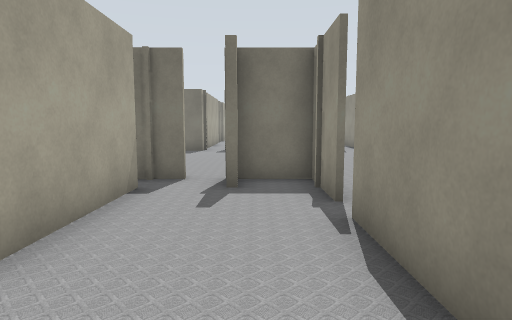
view 1 (above)

21 first-person views from a walk through a robot-simulator world made for Gazebo. The camera is 1.2 m above the floor, tilts 6° down and sees 75° across. The lines on the ground mark 1 m squares. The floor is counted in squares, 1 m on a side. Each view is taken from the middle of a square. On the plan, view 1 faces up. The plan holds only what a view shows up to about 13 squares ahead; the rest is blank. The place goes on beyond the plan.

view 2
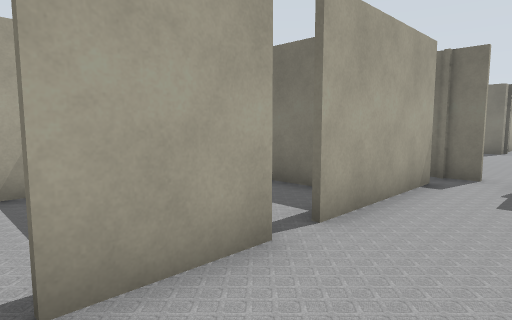

view 3
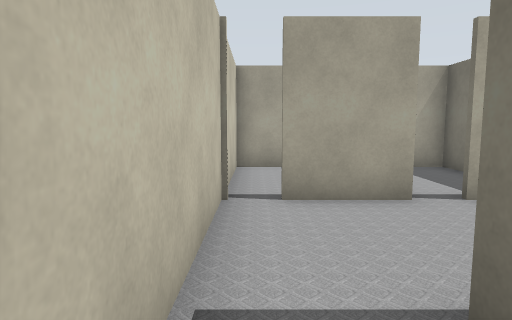

view 4
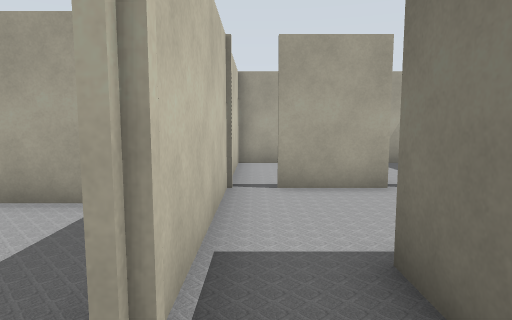

view 5
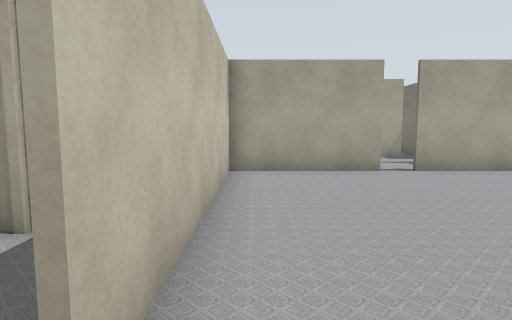

view 6
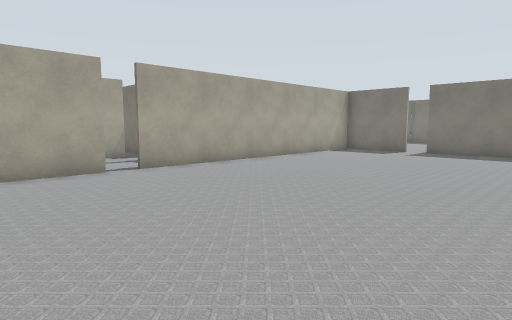

view 7
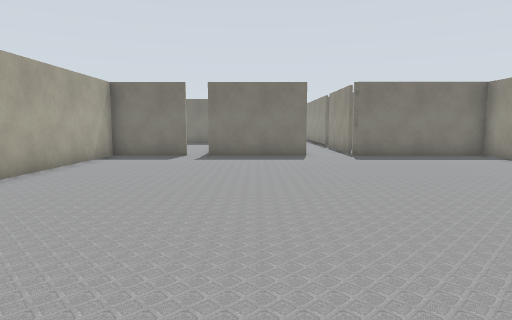

view 8
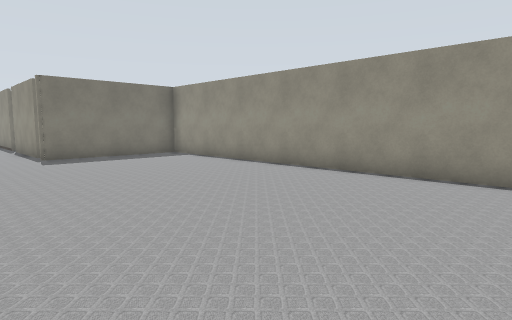

view 9
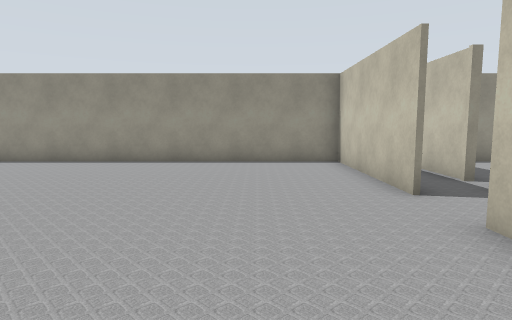

view 10
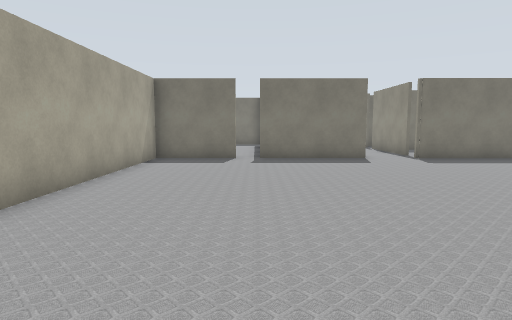

view 11
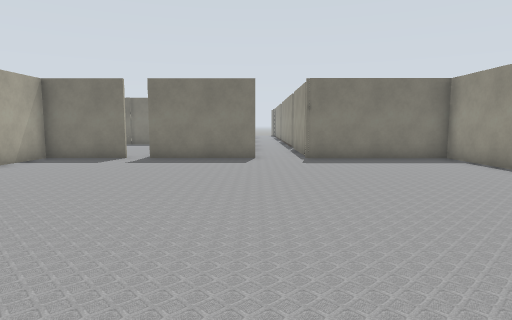

view 12
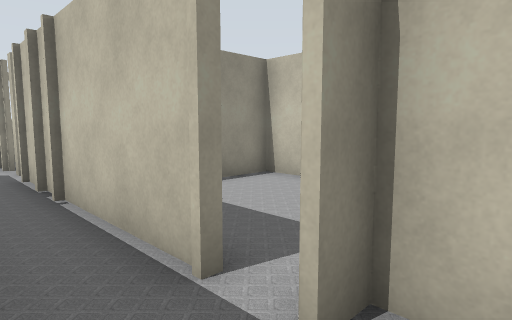

view 13
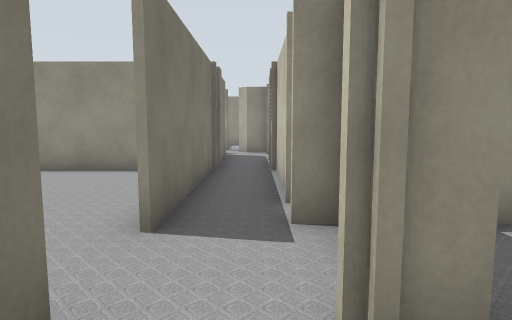

view 14
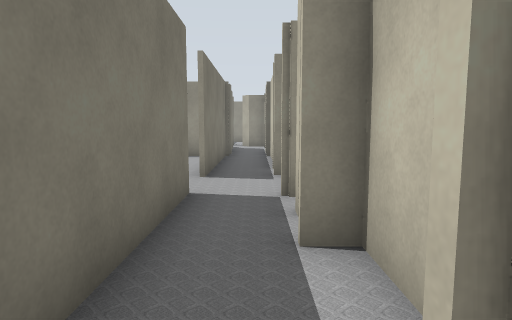

view 15
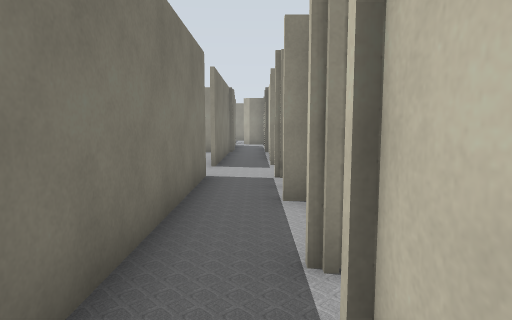

view 16
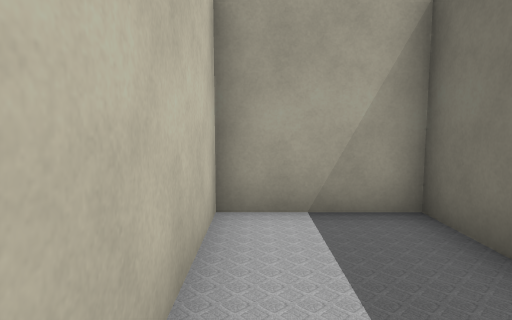

view 17
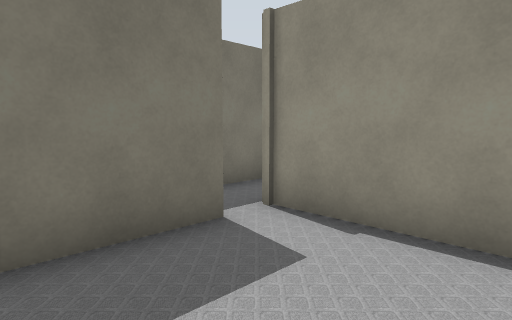

view 18
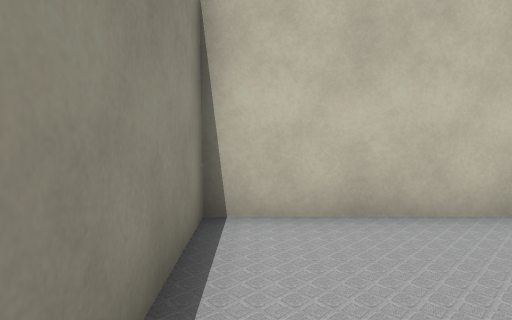

view 19
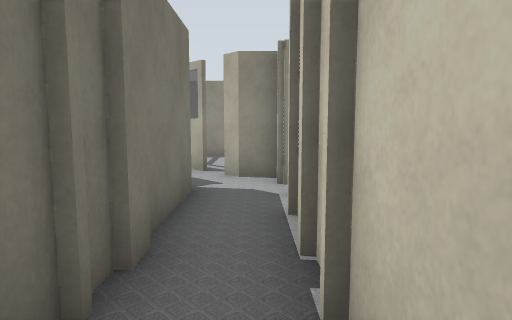

view 20
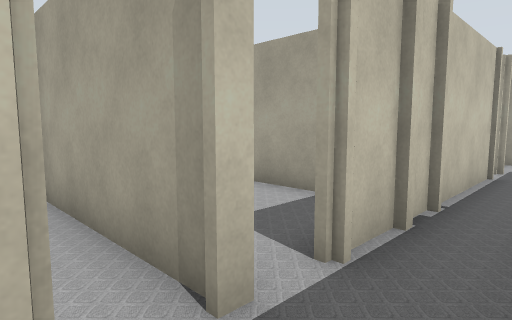

view 21
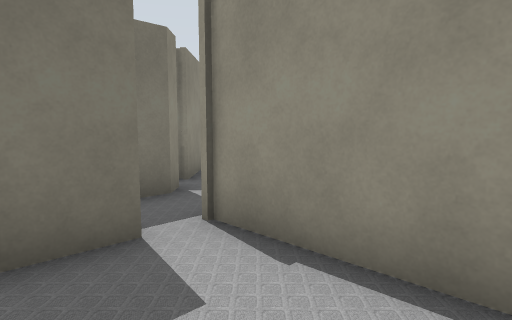

### Floor plan
Ten units are one square. View 1 is at (0, 0); x grows to the right and y downward. Boxes are objects, and circles mark ways between rooms. Rooms are numbered by the first view taken in them; rooms with no view inside come last. Other rooms are left out.
<svg viewBox="-70 -170 280 238">
<path fill="none" stroke="#000" d="M-23 -16 -23 6M-49 -13 -65 -13 -65 16 28 16M26 -2 11 -2M120 16 186 16M101 21 110 21M89 -2 26 -2M49 21 62 21M196 16 197 16M205 -6 201 -2 106 -2M106 -3 160 -3M90 -161 51 -161M14 -43 14 -3 89 -3M44 -161 14 -161 14 -51M159 0 159 -161 108 -161M28 17 4 17M-10 36 -10 50M-4 63 37 63 37 14M196 48 196 16M160 34 160 51M186 17 174 17M12 -51 12 -73 -5 -73M-23 -64 -23 -24M12 -15 12 -42"/>
<circle cx="15" cy="10" r="3" fill="#2a7"/>
<circle cx="-5" cy="-5" r="3" fill="#2a7"/>
<circle cx="95" cy="0" r="3" fill="#2a7"/>
<circle cx="30" cy="20" r="3" fill="#2a7"/>
<circle cx="190" cy="20" r="3" fill="#2a7"/>
<circle cx="10" cy="-45" r="3" fill="#2a7"/>
<text x="-20" y="10">1</text>
<text x="120" y="10">2</text>
<text x="90" y="-80">3</text>
<text x="20" y="40">4</text>
<text x="180" y="40">5</text>
<text x="-10" y="-40">6</text>
</svg>
Room 1 opens to room 2. Room 1 opens to room 6. Room 2 opens to room 3. Room 2 opens to room 4. Room 2 opens to room 5. Room 3 opens to room 6.

Where each view was taken, in squares from view 1:
view 1: 0 up, 0 right, facing up
view 2: 1 down, 0 right, facing up-left
view 3: 1 down, 3 right, facing left
view 4: 1 down, 4 right, facing left
view 5: 1 up, 10 right, facing left
view 6: 1 up, 10 right, facing up-left
view 7: 3 up, 7 right, facing up
view 8: 3 up, 8 right, facing up-right
view 9: 3 up, 5 right, facing right
view 10: 4 up, 5 right, facing up
view 11: 4 up, 9 right, facing up
view 12: 0 up, 10 right, facing down-right
view 13: 1 down, 7 right, facing right
view 14: 1 down, 3 right, facing right
view 15: 1 down, 1 right, facing right
view 16: 1 down, 2 left, facing left
view 17: 5 down, 0 right, facing up-right
view 18: 2 down, 3 right, facing down
view 19: 1 down, 14 right, facing right
view 20: 0 up, 21 right, facing down-left
view 21: 5 down, 17 right, facing up-right
